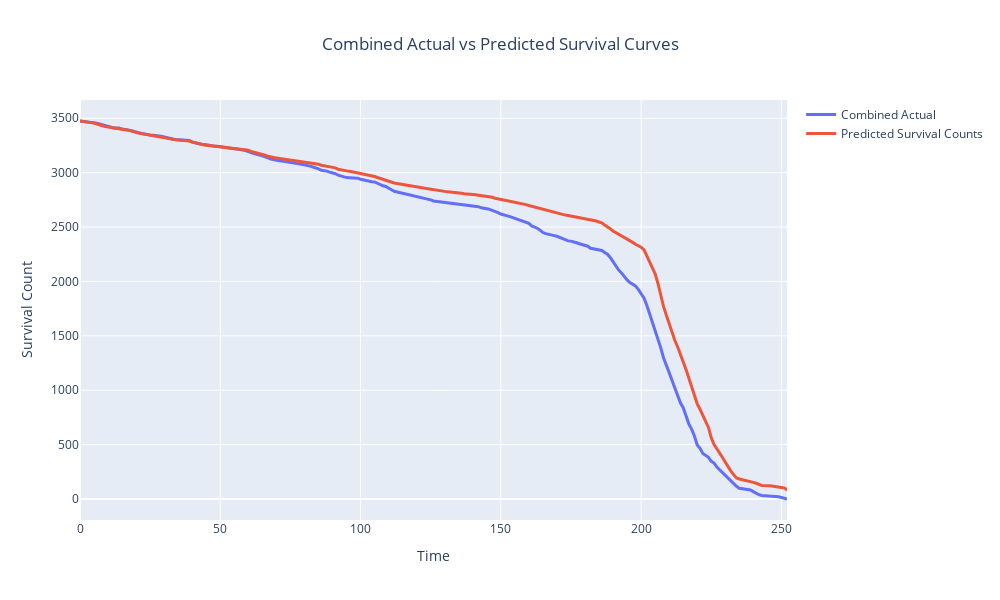

Notebook source saved alongside this figure:
### Markdown cell above
The C-index (concordance index) is a measure of the accuracy of a model in predicting the risk of a specific event, such as machine damage. It ranges from 0 to 1, with a higher value indicating better accuracy. A C-index of 0.80 or higher is considered to be good, indicating that the model is able to correctly predict the risk of machine damage in most cases.

The IBS (integrated Brier score) is a measure of the calibration of a model, which assesses how well the predicted probabilities of an event match the observed frequencies of that event. A lower IBS value indicates better calibration, meaning that the model is not overestimating or underestimating the risk of machine damage. An IBS of 0.07 is considered to be low, indicating that the model is well-calibrated.

### Code cell
from sksurv.nonparametric import kaplan_meier_estimator

# Calculate the combined actual survival curve using Kaplan-Meier estimator
time_points, actual_survival_prob = kaplan_meier_estimator(T_test['failure'].astype(bool), T_test['tool_wear_min'])

# Predicted survival counts
predicted_survival_counts = (rsf_surv_prob.sum(axis=0)).astype(int)

# Create a Plotly figure
fig = go.Figure()

# Add the actual survival curve
fig.add_trace(go.Scatter(x=time_points, y=actual_survival_prob * len(T_test), mode='lines', 
                         name="Combined Actual", line=dict(width=3)))

# Add the predicted survival counts
fig.add_trace(go.Scatter(x=time_points, y=predicted_survival_counts, mode='lines', 
                         name="Predicted Survival Counts", line=dict(width=3)))

# Update layout with axis labels and title
fig.update_layout(
    xaxis_title='Time',
    yaxis_title='Survival Count',
    title='Combined Actual vs Predicted Survival Curves',
    width=1000,
    height=600,
    title_x=0.5,
    title_xanchor='center'
)

# Show the plot
fig.show()

### Figure 1 — Plotly figure (JSON) as saved in the notebook; plotly's stock layout.template omitted (floating-point values rounded to 4 significant figures; data arrays with more than 128 entries replaced by an {"elided": "..."} marker saying what was removed)
{"data": [{"line": {"width": 3}, "mode": "lines", "name": "Combined Actual", "type": "scatter", "x": {"elided": "247 int values"}, "y": {"elided": "247 float values"}}, {"line": {"width": 3}, "mode": "lines", "name": "Predicted Survival Counts", "type": "scatter", "x": {"elided": "247 int values"}, "y": {"elided": "251 int values"}}], "layout": {"height": 600, "title": {"text": "Combined Actual vs Predicted Survival Curves", "x": 0.5, "xanchor": "center"}, "width": 1000, "xaxis": {"title": {"text": "Time"}}, "yaxis": {"title": {"text": "Survival Count"}}}}
